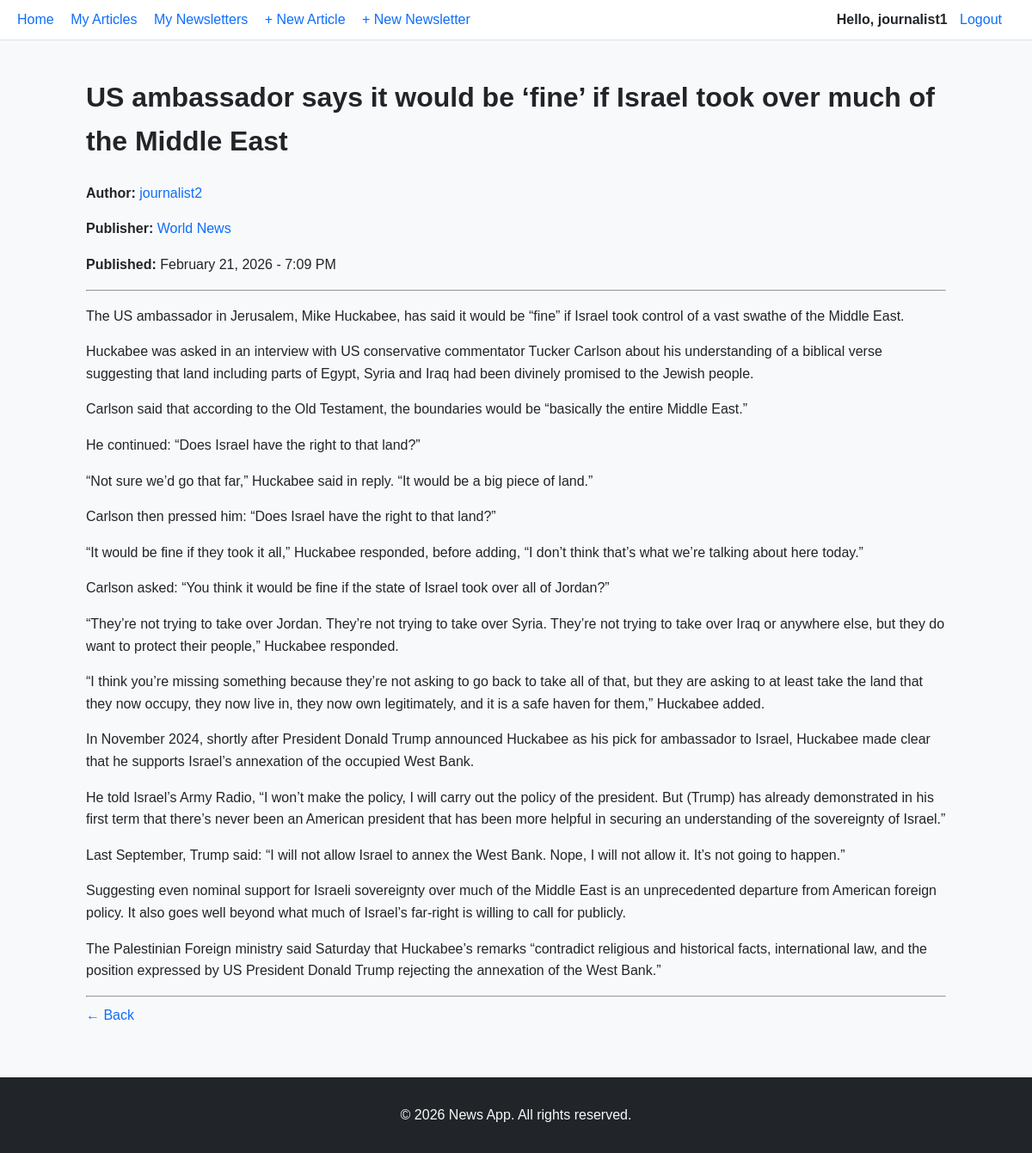
Screenshot of /articles/23/ (signed in) with the database file from the repository.
### news/models.py (models this page shows, shortened)
class CustomUser(AbstractUser):
    role = models.CharField(
        max_length=20,
        choices=ROLE_CHOICES,
        default=ROLE_READER,
        help_text="Role of the user: Reader, Journalist, or Editor",
    )

class Article(models.Model):
    title = models.CharField(max_length=255, help_text="Title of the article.")
    content = models.TextField(help_text="Full content of the article.")
    author = models.ForeignKey(
        settings.AUTH_USER_MODEL,
        on_delete=models.CASCADE,
        related_name="articles",
        help_text="Journalist who authored the article.",
    )
    publisher = models.ForeignKey(
        Publisher,
        on_delete=models.SET_NULL,
        null=True,
        blank=True,
        related_name="articles",
        help_text="Publisher under which the article is published (optional).",
    )
    is_approved = models.BooleanField(
        default=False,
        help_text="Indicates whether the article has been approved by an editor.",
    )
    created_at = models.DateTimeField(
        auto_now_add=True, help_text="Timestamp when the article was created."
    )
    updated_at = models.DateTimeField(
        auto_now=True, help_text="Timestamp when the article was last updated."
    )
    published_at = models.DateTimeField(
        null=True,
        blank=True,
        help_text="Timestamp when the article is published (approved).",
    )
    class Meta:
        ordering = ["-published_at", "-created_at"]

class Publisher(models.Model):
    name = models.CharField(
        max_length=255, unique=True, help_text="Unique name of the publisher."
    )
    description = models.TextField(
        blank=True, help_text="Optional description of the publisher."
    )
    editors = models.ManyToManyField(
        settings.AUTH_USER_MODEL,
        related_name="editor_publishers",
        blank=True,
        help_text="Editors associated with this publisher.",
    )
    journalists = models.ManyToManyField(
        settings.AUTH_USER_MODEL,
        related_name="journalist_publishers",
        blank=True,
        help_text="Journalists associated with this publisher.",
    )
    created_at = models.DateTimeField(
        auto_now_add=True, help_text="Timestamp when the publisher was created."
    )

### news/views.py (the view)
# urls.py: path("articles/<int:pk>/", views.article_detail, name="article_detail"),
@login_required
def article_detail(request, pk):
    article = get_object_or_404(Article, pk=pk)
    user = request.user
    has_access = True
    if not article.is_approved:
        if (
            user.role == "editor"
            and article.publisher
            and user in article.publisher.editors.all()
        ):
            has_access = True
        else:
            return HttpResponseForbidden(
                "You do not have permission to view this article."
            )
    else:
        if user.role == "reader":
            if article.publisher:
                has_access = PublisherSubscription.objects.filter(
                    reader=user, publisher=article.publisher
                ).exists()
            else:
                has_access = JournalistSubscription.objects.filter(
                    reader=user, journalist=article.author
                ).exists()
        else:
            has_access = True
    can_edit = False
    can_delete = False
    can_approve = False
    if user.is_authenticated:
        if user == article.author:
            can_edit = True
            can_delete = True
        if (
            article.publisher
            and user.role == "editor"
            and user in article.publisher.editors.all()
        ):
            can_edit = True
            can_delete = True
            if not article.is_approved:
                can_approve = True
    return render(
        request,
        "news/article_detail.html",
        {
            "article": article,
            "has_access": has_access,
            "can_edit": can_edit,
            "can_delete": can_delete,
            "can_approve": can_approve,
        },
    )

### news/templates/news/article_detail.html (shortened to what this page needs)
{% extends "news/base.html" %}
{% block content %}
<h1>
    {{ article.title }}
</h1>
<p>
    <strong>Author:</strong>
    <a href="{% url 'journalist_detail' article.author.pk %}" class="link">
        {{ article.author.username }}
    </a>
</p>
<p>
    <strong>Publisher:</strong>
    {% if article.publisher %}
        <a href="{% url 'publisher_detail' article.publisher.pk %}" class="link">
            {{ article.publisher.name }}
        </a>
    {% else %}
        Independent
    {% endif %}
</p>
<p>
    <strong>Published:</strong>
    {% if article.published_at %}
        {{ article.published_at|date:"F d, Y - g:i A" }}
    {% else %}
        Not published yet
    {% endif %}
</p>
<hr>
{% if has_access %}
    <div class="article-content">
        <p>{{ article.content|linebreaks }}</p>
    </div>
{% endif %}
<hr>
<a href="#"
   onclick="if(document.referrer){ history.back(); } else { window.location.href='{% url 'home' %}'; } return false;"
   class="link back-link">
    ← Back
</a>
{% endblock %}

### news/templates/news/base.html (shortened to what this page needs)
{% load static %}
<!DOCTYPE html>
<html lang="en">
<head>
    <link rel="stylesheet" href="{% static 'news/css/styles.css' %}">
</head>
<body>
    <div class="site-wrapper">
        <nav class="navbar">
            {% if user.is_authenticated %}
                <div class="nav-left">
                    <a href="{% url 'home' %}">Home</a>
                    {% if user.role == "reader" %}
                        <a href="{% url 'article_list' %}">Articles</a>
                        <a href="{% url 'newsletter_list' %}">Newsletters</a>
                        <a href="{% url 'journalist_list' %}">Journalists</a>
                        <a href="{% url 'publisher_list' %}">Publishers</a>
                        <a href="{% url 'my_subscriptions' %}">My Subscriptions</a>
                    {% elif user.role == "journalist" %}
                        <a href="{% url 'my_articles' %}">My Articles</a>
                        <a href="{% url 'my_newsletters' %}">My Newsletters</a>
                        <a href="{% url 'article_create' %}">+ New Article</a>
                        <a href="{% url 'newsletter_create' %}">+ New Newsletter</a>
                    {% endif %}
                </div>
                <div class="nav-right">
                    <span class="nav-user">Hello, {{ user.username }}</span>
                    <a href="{% url 'logout' %}">Logout</a>
                </div>
            {% endif %}
        </nav>
        <main class="main-content">
            {% block content %}
            {% endblock %}
        </main>
        <footer class="site-footer">
            <p>&copy; 2026 News App. All rights reserved.</p>
        </footer>
    </div>
</body>
</html>

### static/news/css/styles.css (style rules this page uses)
body { font-family: Arial, Helvetica, sans-serif; background-color: #f8f9fa; color: #212529; margin: 0; padding: 0; line-height: 1.6; }
a { text-decoration: none; color: #0d6efd; }
nav { display: flex; justify-content: space-between; align-items: center; background-color: #ffffff; padding: 10px 20px; border-bottom: 1px solid #dee2e6; position: sticky; top: 0; z-index: 100; }
nav .nav-left a, nav .nav-right a { margin-right: 15px; }
nav .nav-user { margin-right: 10px; font-weight: bold; }
main { padding: 20px; max-width: 1000px; margin: 0 auto; }
footer { background-color: #212529; color: #f8f9fa; text-align: center; padding: 15px; margin-top: 40px; }

### rows the page displays
CustomUser: username "journalist1"
Article: title "US ambassador says it would be ‘fine’ if Israel took over much of the Middle East", author.username "journalist2", publisher.name "World News", published_at "February 21, 2026 - 7:09 PM", content "The US ambassador in Jerusalem, Mike Huckabee, has said it would be “fine” if Israel took control of a vast swathe of the Middle East. Huckabee was asked in an interview with US conservative commentator Tucker Carlson about his understanding of a biblical verse suggesting that land including parts of Egypt, Syria and Iraq had been divinely promised to the Jewish people. Carlson said that according to the Old Testament, the boundaries would be “basically the entire Middle East.” He continued: “Does Israel have the right to that land?” “Not sure we’d go that far,” Huckabee said in reply. “It would be a big piece of land.” Carlson then pressed him: “Does Israel have the right to that land?”…"
